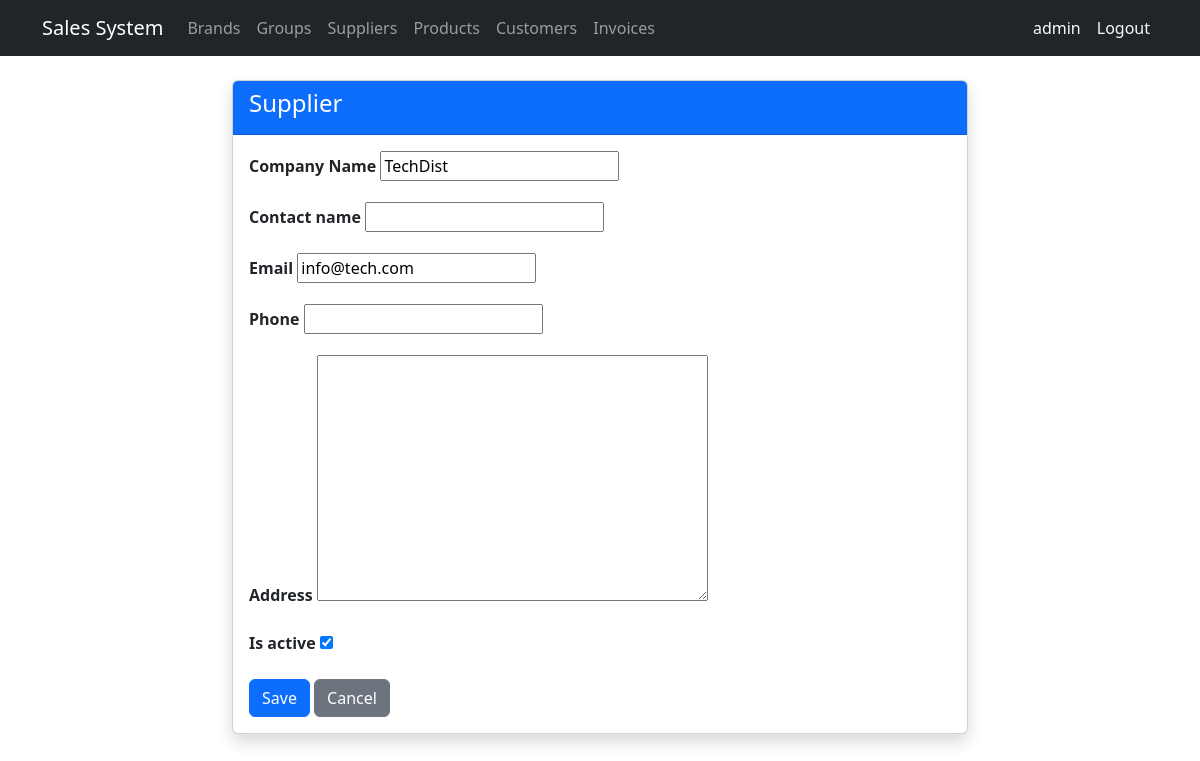
The app's page /suppliers/1/edit/ (signed in) with its own data.
### billing/models.py (models this page shows, shortened)
class Supplier(models.Model):
    name = models.CharField(max_length=200, verbose_name='Company Name')
    contact_name = models.CharField(max_length=200, blank=True, null=True)
    email = models.EmailField(blank=True, null=True)
    phone = models.CharField(max_length=20, blank=True, null=True)
    address = models.TextField(blank=True, null=True)
    is_active = models.BooleanField(default=True)
    created_at = models.DateTimeField(auto_now_add=True)
    updated_at = models.DateTimeField(auto_now=True)
    class Meta:
        verbose_name = 'Supplier'
        verbose_name_plural = 'Suppliers'
        ordering = ['name']

### billing/views.py (the view)
# urls.py: path('suppliers/<int:pk>/edit/', views.SupplierUpdateView.as_view(), name='supplier_update'),
class SupplierUpdateView(LoginRequiredMixin, UpdateView):
    model = Supplier; fields = ['name', 'contact_name', 'email', 'phone', 'address', 'is_active']; template_name = 'billing/supplier_form.html'; success_url = reverse_lazy('billing:supplier_list')

### billing/templates/billing/supplier_form.html (shortened to what this page needs)
{% extends 'billing/base.html' %}
{% block content %}
<div class="row justify-content-center">
  <div class="col-md-8">
    <div class="card shadow">
      <div class="card-header bg-primary text-white"><h4>Supplier</h4></div>
      <div class="card-body">
        <form method="post">
          {% for field in form %}
          <div class="mb-3">
            <label class="form-label fw-bold">{{ field.label }}</label>
            {{ field }}
          </div>
          {% endfor %}
          <button type="submit" class="btn btn-primary">Save</button>
          <a href="{% url 'billing:supplier_list' %}" class="btn btn-secondary">Cancel</a>
        </form>
      </div>
    </div>
  </div>
</div>
{% endblock %}

### billing/templates/billing/base.html (shortened to what this page needs)
<!DOCTYPE html>
<html lang="es">
<head>
  <link href="https://cdn.jsdelivr.net/npm/bootstrap@5.3.0/dist/css/bootstrap.min.css" rel="stylesheet">
</head>
<body>
<nav class="navbar navbar-expand-lg navbar-dark bg-dark">
  <div class="container">
    <a class="navbar-brand" href="{% url 'billing:home' %}">Sales System</a>
    <div class="collapse navbar-collapse" id="nav">
      <ul class="navbar-nav me-auto">
        {% if user.is_authenticated %}
        <li class="nav-item"><a class="nav-link" href="{% url 'billing:brand_list' %}">Brands</a></li>
        <li class="nav-item"><a class="nav-link" href="{% url 'billing:productgroup_list' %}">Groups</a></li>
        <li class="nav-item"><a class="nav-link" href="{% url 'billing:supplier_list' %}">Suppliers</a></li>
        <li class="nav-item"><a class="nav-link" href="{% url 'billing:product_list' %}">Products</a></li>
        <li class="nav-item"><a class="nav-link" href="{% url 'billing:customer_list' %}">Customers</a></li>
        <li class="nav-item"><a class="nav-link" href="{% url 'billing:invoice_list' %}">Invoices</a></li>
        {% endif %}
      </ul>
      <ul class="navbar-nav">
      {% if user.is_authenticated %}
      <li class="nav-item">
        <span class="nav-link text-light">{{ user.username }}</span>
      </li>
      <li class="nav-item">
        <form method="post" action="{% url 'logout' %}" class="d-inline">
          <button type="submit" class="nav-link btn btn-link text-light"
                  style="text-decoration:none;">Logout</button>
        </form>
      </li>
      {% endif %}
    </ul>
    </div>
  </div>
</nav>
<div class="container mt-4">
  {% block content %}{% endblock %}
</div>
</body>
</html>

### records on screen
Supplier: form "TechDist" "info@tech.com" "☑"

### other values on screen
{{ user.username }} "admin"
{{ field.label }} "Company Name" "Contact name" "Email" "Phone" "Address" "Is active"
